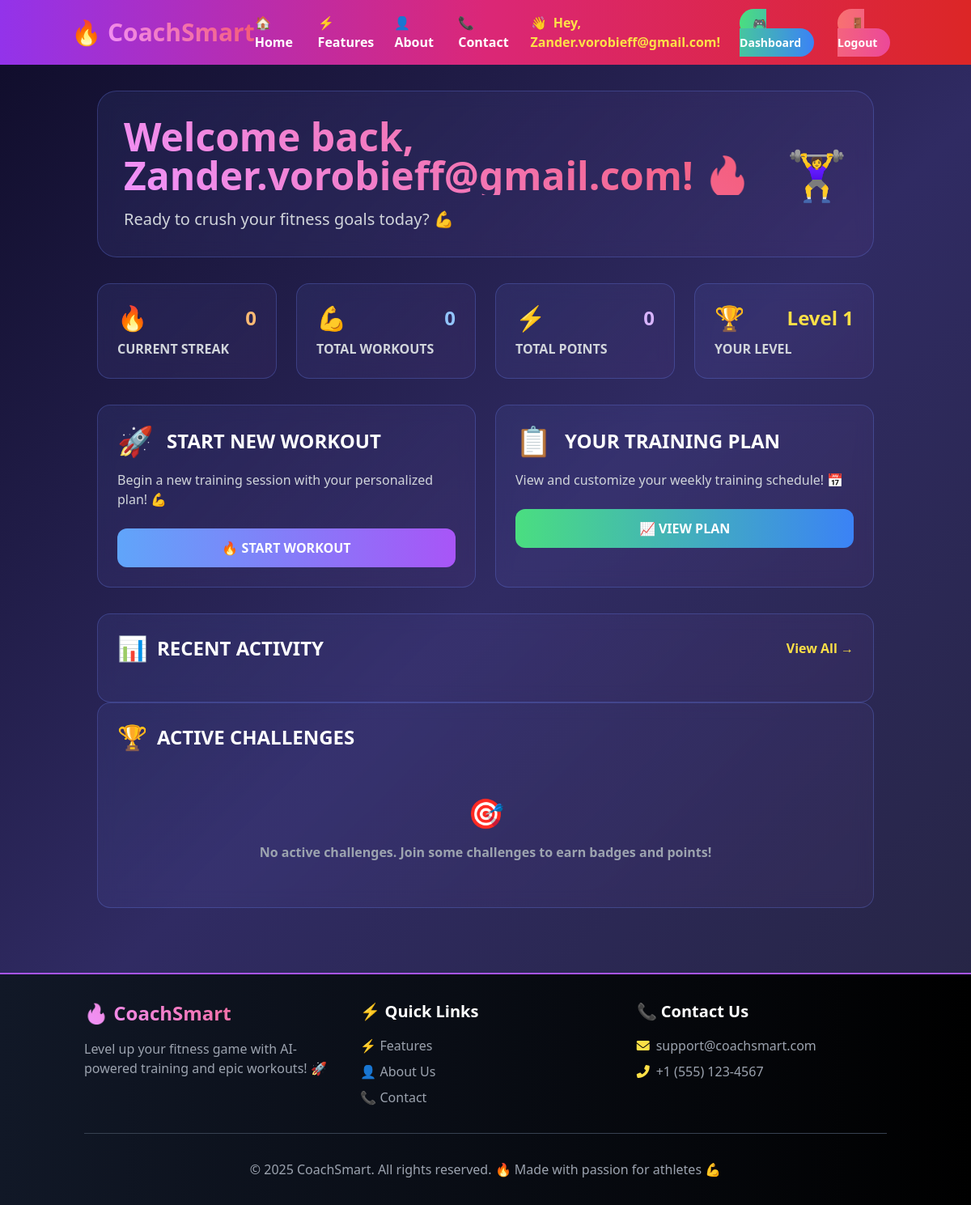
The page /dashboard (signed in) on the database its author committed.
### app.py (models this page shows)
class UserStats(db.Model):
    id = db.Column(db.Integer, primary_key=True)
    user_id = db.Column(db.Integer, db.ForeignKey('user.id'), nullable=False)
    current_streak = db.Column(db.Integer, default=0)
    total_workouts = db.Column(db.Integer, default=0)
    total_time_minutes = db.Column(db.Integer, default=0)
    total_points = db.Column(db.Integer, default=0)
    level = db.Column(db.Integer, default=1)
    created_at = db.Column(db.DateTime, server_default=db.func.now())
    updated_at = db.Column(db.DateTime, server_default=db.func.now(), onupdate=db.func.now())

### app.py (the view)
@app.route('/dashboard')
def dashboard():
    if 'user_id' not in session:
        return redirect(url_for('get_started'))
    user_id = session['user_id']
    user_stats = UserStats.query.filter_by(user_id=user_id).first()
    if not user_stats:
        user_stats = UserStats(user_id=user_id)
        db.session.add(user_stats)
        db.session.commit()
    recent_activities = Activity.query.filter_by(user_id=user_id).order_by(Activity.created_at.desc()).limit(10).all()
    active_challenges = db.session.query(UserChallenge, Challenge).join(Challenge).filter(
        UserChallenge.user_id == user_id,
        UserChallenge.is_completed == False
    ).all()
    return render_template('dashboard.html',
                         username=session.get('username'),
                         user_stats=user_stats,
                         recent_activities=recent_activities,
                         active_challenges=active_challenges)

### app.py (called while the page is built)
@app.after_request
def security_headers(response):
    response.headers['X-Content-Type-Options'] = 'nosniff'
    response.headers['X-Frame-Options'] = 'DENY'
    response.headers['X-XSS-Protection'] = '1; mode=block'
    response.headers['Strict-Transport-Security'] = 'max-age=31536000; includeSubDomains'
    response.headers['Content-Security-Policy'] = "default-src 'self'; script-src 'self' 'unsafe-inline'; style-src 'self' 'unsafe-inline'"
    return response

### templates/dashboard.html (shortened to what this page needs)
{% extends "base.html" %}
{% block content %}
<div class="container mx-auto p-8">
    <div class="dashboard-card rounded-3xl p-8 mb-8">
        <div class="flex items-center justify-between">
            <div>
                <h1 class="text-5xl font-black mb-4 gradient-text floating">Welcome back, {{ username }}! 🔥</h1>
                <p class="text-xl text-gray-300">Ready to crush your fitness goals today? 💪</p>
            </div>
            <div class="text-6xl floating" style="animation-delay: 0.5s;">🏋️‍♀️</div>
        </div>
    </div>
            <div class="grid grid-cols-1 md:grid-cols-4 gap-6 mb-8">
                <div class="dashboard-card rounded-2xl p-6">
                    <div class="flex items-center justify-between mb-2">
                        <span class="text-3xl floating">🔥</span>
                        <span class="text-2xl font-black text-orange-300 pulsing">{{ user_stats.current_streak or 0 }}</span>
                    </div>
                    <p class="text-gray-300 font-bold">CURRENT STREAK</p>
                </div>
                <div class="dashboard-card rounded-2xl p-6">
                    <div class="flex items-center justify-between mb-2">
                        <span class="text-3xl floating" style="animation-delay: 0.2s;">💪</span>
                        <span class="text-2xl font-black text-blue-300 pulsing" style="animation-delay: 0.2s;">{{ user_stats.total_workouts or 0 }}</span>
                    </div>
                    <p class="text-gray-300 font-bold">TOTAL WORKOUTS</p>
                </div>
                <div class="dashboard-card rounded-2xl p-6">
                    <div class="flex items-center justify-between mb-2">
                        <span class="text-3xl floating" style="animation-delay: 0.3s;">⚡</span>
                        <span class="text-2xl font-black text-purple-300 pulsing" style="animation-delay: 0.3s;">{{ user_stats.total_points or 0 }}</span>
                    </div>
                    <p class="text-gray-300 font-bold">TOTAL POINTS</p>
                </div>
                <div class="dashboard-card rounded-2xl p-6">
                    <div class="flex items-center justify-between mb-2">
                        <span class="text-3xl floating" style="animation-delay: 0.4s;">🏆</span>
                        <span class="text-2xl font-black text-yellow-300 pulsing" style="animation-delay: 0.4s;">Level {{ user_stats.level or 1 }}</span>
                    </div>
                    <p class="text-gray-300 font-bold">YOUR LEVEL</p>
                </div>
            </div>
            <div class="grid grid-cols-1 md:grid-cols-2 gap-6 mb-8">
                <div class="dashboard-card rounded-2xl p-6">
                    <div class="flex items-center mb-4">
                        <span class="text-4xl mr-4 floating">🚀</span>
                        <h2 class="text-2xl font-black text-white">START NEW WORKOUT</h2>
                    </div>
                    <p class="text-gray-300 mb-6">Begin a new training session with your personalized plan! 💪</p>
                    <a href="{{ url_for('start_workout') }}" class="action-btn block w-full bg-gradient-to-r from-blue-400 to-purple-500 hover:from-blue-500 hover:to-purple-600 text-white font-black py-3 px-6 rounded-xl text-center">
                        🔥 START WORKOUT
                    </a>
                </div>
                <div class="dashboard-card rounded-2xl p-6">
                    <div class="flex items-center mb-4">
                        <span class="text-4xl mr-4 floating" style="animation-delay: 0.2s;">📋</span>
                        <h2 class="text-2xl font-black text-white">YOUR TRAINING PLAN</h2>
                    </div>
                    <p class="text-gray-300 mb-6">View and customize your weekly training schedule! 📅</p>
                    <a href="{{ url_for('training_plan') }}" class="action-btn block w-full bg-gradient-to-r from-green-400 to-blue-500 hover:from-green-500 hover:to-blue-600 text-white font-black py-3 px-6 rounded-xl text-center">
                        📈 VIEW PLAN
                    </a>
                </div>
            </div>
            <div class="dashboard-card rounded-2xl p-6">
                <div class="flex justify-between items-center mb-6">
                    <div class="flex items-center">
                        <span class="text-3xl mr-3 floating">📊</span>
                        <h2 class="text-2xl font-black text-white">RECENT ACTIVITY</h2>
                    </div>
                    <a href="{{ url_for('activity') }}" class="text-yellow-300 hover:text-yellow-200 font-black transition-colors">View All →</a>
                </div>
            </div>
            <div class="dashboard-card rounded-2xl p-6">
                <a href="{{ url_for('challenges') }}" class="flex items-center mb-6 group">
                    <span class="text-3xl mr-3 floating" style="animation-delay: 0.3s;">🏆</span>
                    <h2 class="text-2xl font-black text-white group-hover:text-yellow-300 transition-colors">ACTIVE CHALLENGES</h2>
                </a>
                <div class="grid grid-cols-1 md:grid-cols-2 gap-4">
                    {% if active_challenges %}
                        {% for user_challenge, challenge in active_challenges %}
                            {% set progress_percent = (user_challenge.current_progress / challenge.target_value * 100) if challenge.target_value > 0 else 0 %}
                            <div class="bg-gradient-to-r from-orange-500/20 to-red-500/20 p-4 rounded-xl border border-orange-500/30">
                                <h3 class="font-black text-orange-300 mb-2">🔥 {{ challenge.name }}</h3>
                                <p class="text-gray-300 text-sm mb-2">{{ challenge.description }}</p>
                                <div class="w-full bg-gray-700 rounded-full h-3">
                                    <div class="bg-gradient-to-r from-orange-400 to-red-500 h-3 rounded-full" style="--progress-width: {{ progress_percent }}%; width: var(--progress-width)"></div>
                                </div>
                                <p class="text-gray-400 text-xs mt-1">{{ user_challenge.current_progress }}/{{ challenge.target_value }} {% if challenge.challenge_type == 'streak' %}days{% elif challenge.challenge_type == 'workout_count' %}workouts{% else %}goals{% endif %}</p>
                            </div>
                        {% endfor %}
                    {% else %}
                        <div class="col-span-2 text-center py-8">
                            <span class="text-4xl mb-4 block">🎯</span>
                            <p class="text-gray-400 font-bold">No active challenges. Join some challenges to earn badges and points!</p>
                        </div>
                    {% endif %}
                </div>
            </div>
        </div>
    </main>
{% endblock %}

### templates/base.html (style rules this page uses)
.gradient-text { background: linear-gradient(45deg, #f093fb 0%, #f5576c 100%); -webkit-background-clip: text; -webkit-text-fill-color: transparent; background-clip: text; }
body { background: linear-gradient(135deg, #0f0c29, #302b63, #24243e); min-height: 100vh; overflow-x: hidden; }

### templates/dashboard.html (style rules this page uses)
.dashboard-card { background: linear-gradient(135deg, rgba(102, 126, 234, 0.1) 0%, rgba(118, 75, 162, 0.1) 100%); border: 1px solid rgba(102, 126, 234, 0.3); transition: all 0.3s ease; backdrop-filter: blur(10px); }
.floating { animation: float 3s ease-in-out infinite; }
.pulsing { animation: pulse 2s ease-in-out infinite; }
.gradient-text { background: linear-gradient(45deg, #f093fb 0%, #f5576c 100%); -webkit-background-clip: text; -webkit-text-fill-color: transparent; background-clip: text; }
.action-btn { transition: all 0.3s ease; position: relative; overflow: hidden; }
.action-btn::before { content: ''; position: absolute; top: 0; left: -100%; width: 100%; height: 100%; background: linear-gradient(90deg, transparent, rgba(255, 255, 255, 0.2), transparent); transition: left 0.5s ease; }

### rows shown on the page
UserStats: current_streak "0", total_workouts "0", total_points "0", level "1"

### other values the page prints
{{ session.get('username') }} "Zander.vorobieff@gmail.com"
{{ username }} "Zander.vorobieff@gmail.com"
